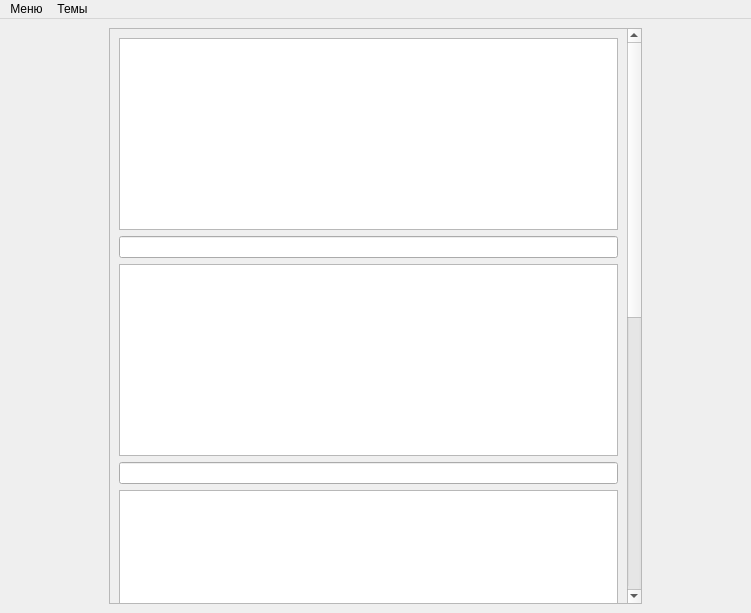
<?xml version="1.0" encoding="UTF-8"?>
<ui version="4.0">
 <class>MainWindow</class>
 <widget class="QMainWindow" name="MainWindow">
  <property name="geometry">
   <rect>
    <x>0</x>
    <y>0</y>
    <width>751</width>
    <height>613</height>
   </rect>
  </property>
  <property name="windowTitle">
   <string>MainWindow</string>
  </property>
  <widget class="QWidget" name="centralwidget">
   <layout class="QHBoxLayout" name="horizontalLayout">
    <item>
     <spacer name="horizontalSpacer">
      <property name="orientation">
       <enum>Qt::Horizontal</enum>
      </property>
      <property name="sizeType">
       <enum>QSizePolicy::Fixed</enum>
      </property>
      <property name="sizeHint" stdset="0">
       <size>
        <width>100</width>
        <height>20</height>
       </size>
      </property>
     </spacer>
    </item>
    <item>
     <layout class="QVBoxLayout" name="verticalLayout">
      <item>
       <widget class="QScrollArea" name="scrollArea">
        <property name="widgetResizable">
         <bool>true</bool>
        </property>
        <widget class="QWidget" name="scrollAreaWidgetContents">
         <property name="geometry">
          <rect>
           <x>0</x>
           <y>-594</y>
           <width>490</width>
           <height>1155</height>
          </rect>
         </property>
         <layout class="QVBoxLayout" name="verticalLayout_2">
          <item>
           <widget class="QTextBrowser" name="textBrowser">
            <property name="sizePolicy">
             <sizepolicy hsizetype="Expanding" vsizetype="Fixed">
              <horstretch>0</horstretch>
              <verstretch>0</verstretch>
             </sizepolicy>
            </property>
            <property name="baseSize">
             <size>
              <width>0</width>
              <height>100</height>
             </size>
            </property>
            <property name="html">
             <string>&lt;!DOCTYPE HTML PUBLIC &quot;-//W3C//DTD HTML 4.0//EN&quot; &quot;http://www.w3.org/TR/REC-html40/strict.dtd&quot;&gt;
&lt;html&gt;&lt;head&gt;&lt;meta name=&quot;qrichtext&quot; content=&quot;1&quot; /&gt;&lt;style type=&quot;text/css&quot;&gt;
p, li { white-space: pre-wrap; }
&lt;/style&gt;&lt;/head&gt;&lt;body style=&quot; font-family:'MS Shell Dlg 2'; font-size:7.8pt; font-weight:400; font-style:normal;&quot;&gt;
&lt;p style=&quot;-qt-paragraph-type:empty; margin-top:0px; margin-bottom:0px; margin-left:0px; margin-right:0px; -qt-block-indent:0; text-indent:0px;&quot;&gt;&lt;br /&gt;&lt;/p&gt;&lt;/body&gt;&lt;/html&gt;</string>
            </property>
           </widget>
          </item>
          <item>
           <widget class="QLineEdit" name="lineEdit">
            <property name="text">
             <string/>
            </property>
           </widget>
          </item>
          <item>
           <widget class="QTextBrowser" name="textBrowser_2">
            <property name="sizePolicy">
             <sizepolicy hsizetype="Expanding" vsizetype="Fixed">
              <horstretch>0</horstretch>
              <verstretch>0</verstretch>
             </sizepolicy>
            </property>
            <property name="html">
             <string>&lt;!DOCTYPE HTML PUBLIC &quot;-//W3C//DTD HTML 4.0//EN&quot; &quot;http://www.w3.org/TR/REC-html40/strict.dtd&quot;&gt;
&lt;html&gt;&lt;head&gt;&lt;meta name=&quot;qrichtext&quot; content=&quot;1&quot; /&gt;&lt;style type=&quot;text/css&quot;&gt;
p, li { white-space: pre-wrap; }
&lt;/style&gt;&lt;/head&gt;&lt;body style=&quot; font-family:'MS Shell Dlg 2'; font-size:7.8pt; font-weight:400; font-style:normal;&quot;&gt;
&lt;p style=&quot;-qt-paragraph-type:empty; margin-top:0px; margin-bottom:0px; margin-left:0px; margin-right:0px; -qt-block-indent:0; text-indent:0px;&quot;&gt;&lt;br /&gt;&lt;/p&gt;&lt;/body&gt;&lt;/html&gt;</string>
            </property>
           </widget>
          </item>
          <item>
           <widget class="QLineEdit" name="lineEdit_2"/>
          </item>
          <item>
           <widget class="QTextBrowser" name="textBrowser_3">
            <property name="sizePolicy">
             <sizepolicy hsizetype="Expanding" vsizetype="Fixed">
              <horstretch>0</horstretch>
              <verstretch>0</verstretch>
             </sizepolicy>
            </property>
           </widget>
          </item>
          <item>
           <widget class="QLineEdit" name="lineEdit_3"/>
          </item>
          <item>
           <widget class="QTextBrowser" name="textBrowser_4">
            <property name="sizePolicy">
             <sizepolicy hsizetype="Expanding" vsizetype="Fixed">
              <horstretch>0</horstretch>
              <verstretch>0</verstretch>
             </sizepolicy>
            </property>
           </widget>
          </item>
          <item>
           <widget class="QLineEdit" name="lineEdit_4"/>
          </item>
          <item>
           <widget class="QTextBrowser" name="textBrowser_5">
            <property name="sizePolicy">
             <sizepolicy hsizetype="Expanding" vsizetype="Fixed">
              <horstretch>0</horstretch>
              <verstretch>0</verstretch>
             </sizepolicy>
            </property>
           </widget>
          </item>
          <item>
           <widget class="QLineEdit" name="lineEdit_5"/>
          </item>
         </layout>
        </widget>
       </widget>
      </item>
     </layout>
    </item>
    <item>
     <spacer name="horizontalSpacer_4">
      <property name="orientation">
       <enum>Qt::Horizontal</enum>
      </property>
      <property name="sizeType">
       <enum>QSizePolicy::Fixed</enum>
      </property>
      <property name="sizeHint" stdset="0">
       <size>
        <width>100</width>
        <height>20</height>
       </size>
      </property>
     </spacer>
    </item>
   </layout>
  </widget>
  <widget class="QMenuBar" name="menubar">
   <property name="geometry">
    <rect>
     <x>0</x>
     <y>0</y>
     <width>751</width>
     <height>26</height>
    </rect>
   </property>
   <widget class="QMenu" name="menu">
    <property name="geometry">
     <rect>
      <x>353</x>
      <y>211</y>
      <width>159</width>
      <height>174</height>
     </rect>
    </property>
    <property name="sizePolicy">
     <sizepolicy hsizetype="Fixed" vsizetype="Preferred">
      <horstretch>0</horstretch>
      <verstretch>0</verstretch>
     </sizepolicy>
    </property>
    <property name="title">
     <string>Меню</string>
    </property>
    <addaction name="profile"/>
    <addaction name="theory"/>
    <addaction name="practise"/>
    <addaction name="game"/>
    <addaction name="action_5"/>
   </widget>
   <widget class="QMenu" name="menu_2">
    <property name="title">
     <string>Темы</string>
    </property>
   </widget>
   <addaction name="menu"/>
   <addaction name="menu_2"/>
  </widget>
  <action name="profile">
   <property name="text">
    <string>Профиль</string>
   </property>
  </action>
  <action name="theory">
   <property name="text">
    <string>Теория</string>
   </property>
  </action>
  <action name="practise">
   <property name="text">
    <string>Практика</string>
   </property>
  </action>
  <action name="game">
   <property name="text">
    <string>Игры</string>
   </property>
  </action>
  <action name="action_5">
   <property name="text">
    <string>Мемы</string>
   </property>
  </action>
 </widget>
 <resources/>
 <connections/>
</ui>
